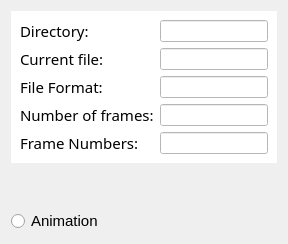
         <widget class="QWidget" name="filename_tab">
          <attribute name="title">
           <string>File name</string>
          </attribute>
          <layout class="QGridLayout" name="gridLayout_15">
           <item row="2" column="0">
            <widget class="QRadioButton" name="button_animation">
             <property name="font">
              <font>
               <family>Arial</family>
               <pointsize>11</pointsize>
              </font>
             </property>
             <property name="text">
              <string>Animation</string>
             </property>
            </widget>
           </item>
           <item row="0" column="0">
            <widget class="QWidget" name="widget_external_file_properties" native="true">
             <property name="styleSheet">
              <string notr="true">background-color: rgb(255, 255, 255);
alternate-background-color: rgb(255, 255, 255);</string>
             </property>
             <layout class="QGridLayout" name="gridLayout_3">
              <item row="0" column="0">
               <widget class="QLabel" name="label_directory">
                <property name="font">
                 <font>
                  <family>.SF NS Text</family>
                  <pointsize>11</pointsize>
                 </font>
                </property>
                <property name="text">
                 <string>Directory:</string>
                </property>
               </widget>
              </item>
              <item row="0" column="1">
               <widget class="QLineEdit" name="Edit_directory">
                <property name="autoFillBackground">
                 <bool>false</bool>
                </property>
                <property name="text">
                 <string/>
                </property>
                <property name="dragEnabled">
                 <bool>true</bool>
                </property>
                <property name="readOnly">
                 <bool>true</bool>
                </property>
               </widget>
              </item>
              <item row="1" column="0">
               <widget class="QLabel" name="label_currentfile">
                <property name="font">
                 <font>
                  <family>.SF NS Text</family>
                  <pointsize>11</pointsize>
                 </font>
                </property>
                <property name="text">
                 <string>Current file:</string>
                </property>
               </widget>
              </item>
              <item row="1" column="1">
               <widget class="QLineEdit" name="Edit_currentfile">
                <property name="autoFillBackground">
                 <bool>false</bool>
                </property>
                <property name="text">
                 <string/>
                </property>
                <property name="dragEnabled">
                 <bool>true</bool>
                </property>
                <property name="readOnly">
                 <bool>true</bool>
                </property>
               </widget>
              </item>
              <item row="2" column="0">
               <widget class="QLabel" name="label_fileformat">
                <property name="font">
                 <font>
                  <family>.SF NS Text</family>
                  <pointsize>11</pointsize>
                 </font>
                </property>
                <property name="text">
                 <string>File Format:</string>
                </property>
               </widget>
              </item>
              <item row="2" column="1">
               <widget class="QLineEdit" name="Edit_fileformat">
                <property name="autoFillBackground">
                 <bool>false</bool>
                </property>
                <property name="text">
                 <string/>
                </property>
                <property name="dragEnabled">
                 <bool>true</bool>
                </property>
                <property name="readOnly">
                 <bool>true</bool>
                </property>
               </widget>
              </item>
              <item row="3" column="0">
               <widget class="QLabel" name="label_number_of_frames">
                <property name="font">
                 <font>
                  <family>.SF NS Text</family>
                  <pointsize>11</pointsize>
                 </font>
                </property>
                <property name="text">
                 <string>Number of frames:</string>
                </property>
               </widget>
              </item>
              <item row="3" column="1">
               <widget class="QLineEdit" name="Edit_number_of_frames">
                <property name="autoFillBackground">
                 <bool>false</bool>
                </property>
                <property name="text">
                 <string/>
                </property>
                <property name="dragEnabled">
                 <bool>true</bool>
                </property>
                <property name="readOnly">
                 <bool>true</bool>
                </property>
               </widget>
              </item>
              <item row="4" column="0">
               <widget class="QLabel" name="label_framenumber">
                <property name="font">
                 <font>
                  <family>.SF NS Text</family>
                  <pointsize>11</pointsize>
                 </font>
                </property>
                <property name="text">
                 <string>Frame Numbers:</string>
                </property>
               </widget>
              </item>
              <item row="4" column="1">
               <widget class="QLineEdit" name="Edit_framenumber">
                <property name="autoFillBackground">
                 <bool>false</bool>
                </property>
                <property name="text">
                 <string/>
                </property>
                <property name="dragEnabled">
                 <bool>true</bool>
                </property>
                <property name="readOnly">
                 <bool>true</bool>
                </property>
               </widget>
              </item>
             </layout>
            </widget>
           </item>
           <item row="1" column="0">
            <spacer name="verticalSpacer_3">
             <property name="orientation">
              <enum>Qt::Vertical</enum>
             </property>
             <property name="sizeHint" stdset="0">
              <size>
               <width>20</width>
               <height>40</height>
              </size>
             </property>
            </spacer>
           </item>
          </layout>
         </widget>
